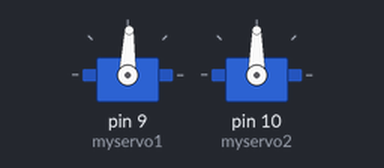
A sketch run on a simulated Arduino Uno, built with avr-gcc and run on an emulated ATmega328P. On the bench: 2 × servo.

Above: at 0.05 s.
At 0.9 s:
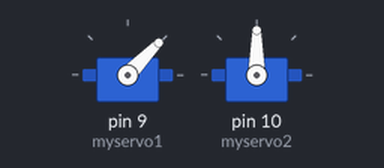
At 1.35 s:
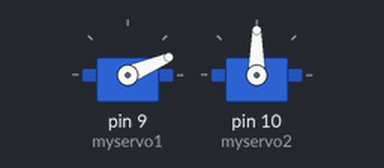
At 1.8 s:
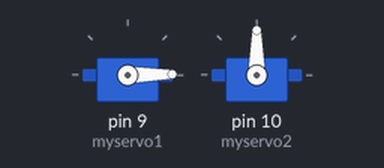
Timing chart, 0 to 4.2 s (numbered marks = the images above):
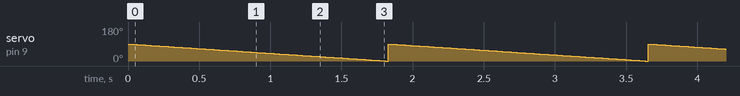

Measured:
- by itself, servo on pin 9 (myservo1): ramps from 90° to 0° and jumps back, once every 1.8 s

The sketch:

sketch_sep18a.ino
```cpp
#include <Servo.h>

Servo myservo1, myservo2;  // create servo object to control a servo
                           // twelve servo objects can be created on most boards

int pos = 0;    // variable to store the servo position
int command = 1;  //1:table 1 down, 2:table 1 up, 3:table 2 down, 4:table 2 up

void setup() {
  myservo1.attach(9);  // attaches the servo on pin 9 to the servo object
  myservo2.attach(10);  // attaches the servo on pin 10 to the servo object
}

void loop() {
  if (command == 1) {
    for (pos = 90; pos >= 0; pos -= 1) { // table 1 down
      // in steps of 1 degree
      myservo1.write(pos);              // tell servo to go to position in variable 'pos'
      delay(20);                        // waits 15ms for the servo to reach the position
    }
  }
    if (command == 2) {
    for (pos = 0; pos <= 90; pos += 1) { // table 1 up
      // in steps of 1 degree
      myservo1.write(pos);              // tell servo to go to position in variable 'pos'
      delay(20);                        // waits 15ms for the servo to reach the position
    }
  }
  if (command == 3) {
    for (pos = 0; pos <= 90; pos += 1) { // table 2 down
      // in steps of 1 degree
      myservo2.write(pos);              // tell servo to go to position in variable 'pos'
      delay(20);                        // waits 15ms for the servo to reach the position
    }
  }
    if (command == 4) {
    for (pos = 90; pos >= 0; pos -= 1) { // table 2 up
      // in steps of 1 degree
      myservo2.write(pos);              // tell servo to go to position in variable 'pos'
      delay(20);                        // waits 15ms for the servo to reach the position
    }
  }
}
```
